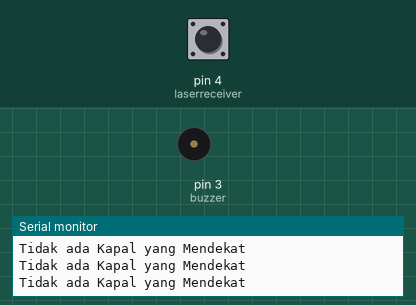
A sketch run on a simulated Arduino Uno, built with avr-gcc and run on an emulated ATmega328P. Shown: buzzer (waves = sounding), the last lines printed to the serial monitor. The test bench sets the inputs (shaded band); at power-on: pin 4 (laserreceiver) LOW.

Above: at 1.2 s.
1.3 s: pin 4 (laserreceiver) driven HIGH
At 2.1 s:
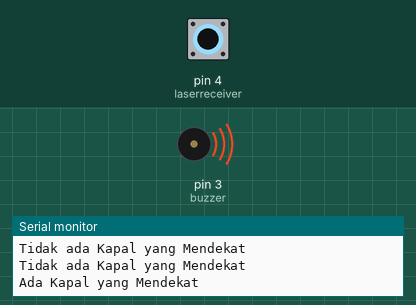
4.3 s: pin 4 (laserreceiver) driven LOW
At 5.0 s:
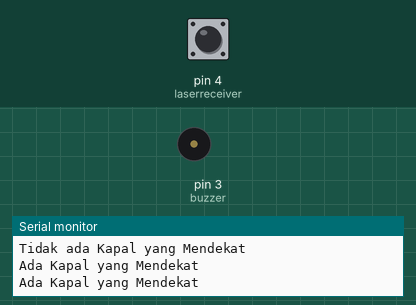
7.3 s: pin 4 (laserreceiver) pulsed HIGH 2 times (0.12 s each, 0.3 s apart)
At 8.1 s:
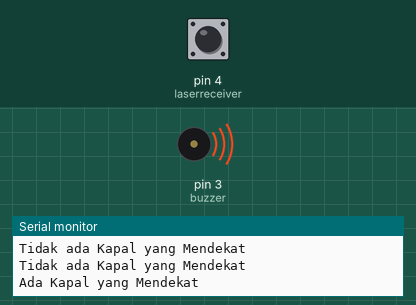
10.9 s: pin 4 (laserreceiver) pulsed HIGH 5 times (0.12 s each, 0.3 s apart)
At 12.9 s:
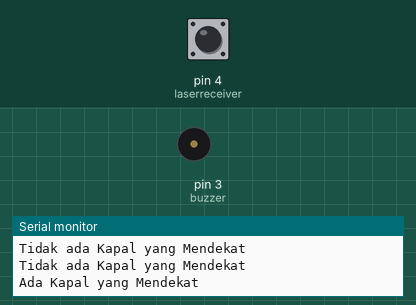
Timing chart, 0 to 14.4 s (numbered marks = the images above; inputs shaded):
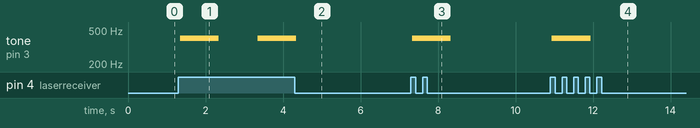

The sketch:

Receiver.ino
```cpp
#define laserreceiver 4
#define buzzer 3
void setup() {
pinMode(laserreceiver,INPUT);
pinMode(buzzer,OUTPUT);
Serial.begin(9600);
}

void loop() {

if(digitalRead(laserreceiver)==HIGH){

Serial.println("Ada Kapal yang Mendekat");

tone(buzzer, 400); //gelombang suara sebesar 400 Hz

delay(1000); //Suara tersebut selama 1 detik

noTone(buzzer); //Suara akan berhenti

delay(1000); //Berhenti selama 1 detik

  }
  else{

Serial.println("Tidak ada Kapal yang Mendekat");

    }
}
```

Measured:
- after the input at 1.3 s, tone on pin 3 (buzzer): silent → 400 Hz at once, → silent 1.0 s later, → 400 Hz 1.0 s later
- after the input at 4.3 s, tone on pin 3 (buzzer): goes on until 4.3 s, then stays silent
- after the input at 7.3 s, tone on pin 3 (buzzer): silent → 400 Hz at once, → silent 1.0 s later
- after the input at 10.9 s, tone on pin 3 (buzzer): silent → 400 Hz at once, → silent 1.0 s later
